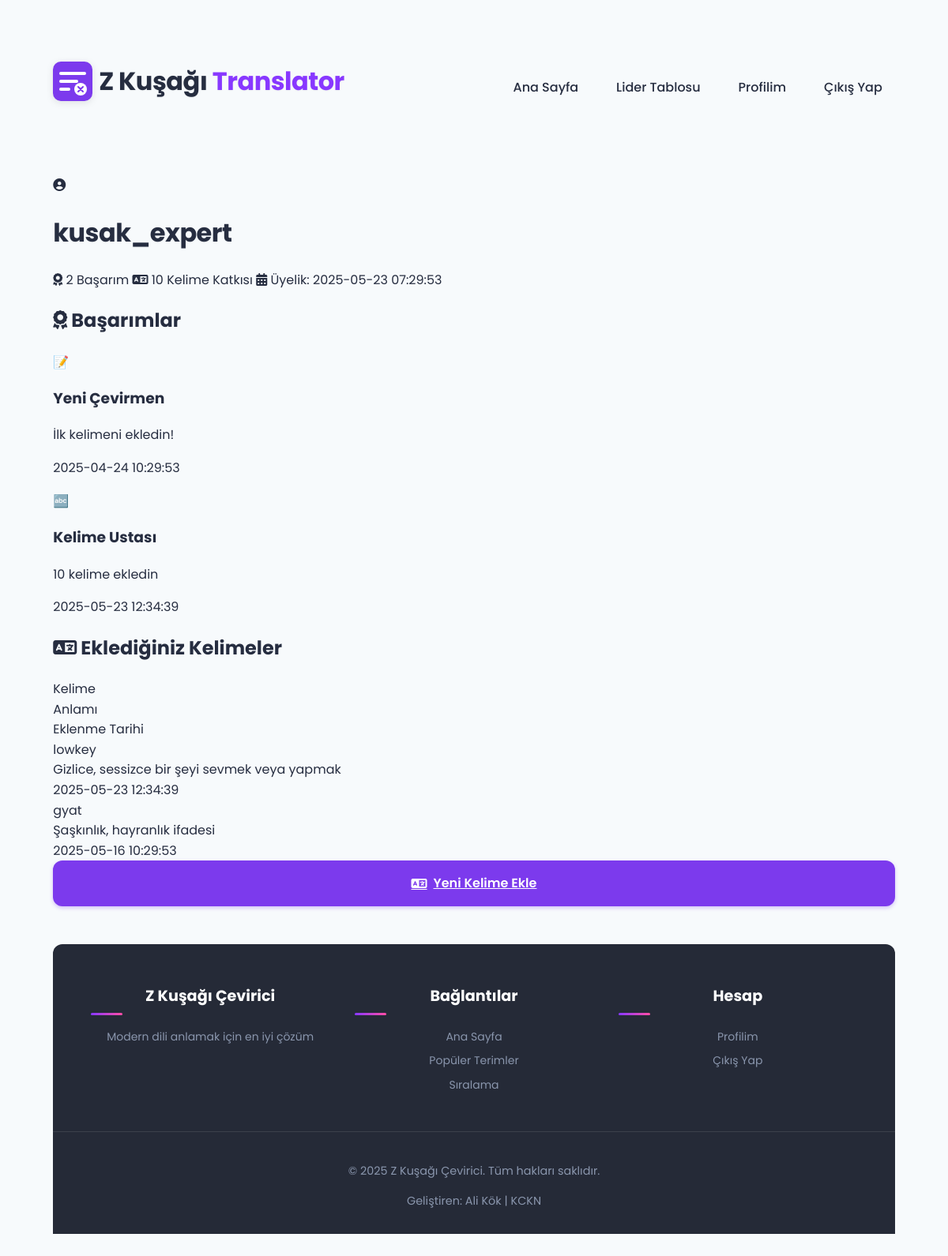
Page /profile (signed in) on the committed database.
### tables this page shows
CREATE TABLE users (
        id INTEGER PRIMARY KEY AUTOINCREMENT,
        username TEXT UNIQUE NOT NULL,
        email TEXT UNIQUE NOT NULL,
        password_hash TEXT NOT NULL,
        created_at TIMESTAMP DEFAULT CURRENT_TIMESTAMP,
        updated_at TIMESTAMP DEFAULT CURRENT_TIMESTAMP,
        contribution_count INTEGER DEFAULT 0,
        bio TEXT,
        is_admin INTEGER DEFAULT 0
    );

CREATE TABLE user_achievements (
        user_id INTEGER NOT NULL,
        achievement_id INTEGER NOT NULL,
        earned_at TIMESTAMP DEFAULT CURRENT_TIMESTAMP,
        PRIMARY KEY (user_id, achievement_id),
        FOREIGN KEY (user_id) REFERENCES users(id),
        FOREIGN KEY (achievement_id) REFERENCES achievements(id)
    );

CREATE TABLE achievements (
        id INTEGER PRIMARY KEY AUTOINCREMENT,
        name TEXT UNIQUE NOT NULL,
        description TEXT NOT NULL,
        icon TEXT NOT NULL,
        requirement_count INTEGER NOT NULL
    );

CREATE TABLE words (
        id INTEGER PRIMARY KEY AUTOINCREMENT,
        word TEXT UNIQUE NOT NULL,
        meaning TEXT NOT NULL,
        created_at TIMESTAMP DEFAULT CURRENT_TIMESTAMP,
        updated_at TIMESTAMP DEFAULT CURRENT_TIMESTAMP,
        suggested_by TEXT
    , votes_up INTEGER DEFAULT 0, votes_down INTEGER DEFAULT 0, is_approved INTEGER DEFAULT 0, approved_by INTEGER, approved_at TIMESTAMP);

### app.py (the view)
@app.route('/profile')
@login_required
def profile():
    user = get_user_by_id(session['user_id'])
    if not user:
        session.pop('user_id', None)
        return redirect(url_for('login'))
    user_achievements = get_user_achievements(user['id'])
    user_words = get_user_words(user['id'])
    return render_template('profile.html', user=user, achievements=user_achievements, words=user_words)

### app.py (called while the page is built)
def login_required(f):
    @wraps(f)
    def decorated_function(*args, **kwargs):
        if 'user_id' not in session:
            return redirect(url_for('login', next=request.url))
        return f(*args, **kwargs)
    return decorated_function

### db_config.py (called while the page is built)
def get_db_connection():
    if 'DATABASE_URL' in os.environ or 'PGDATABASE' in os.environ:
        logger.info("PostgreSQL veritabanı kullanılıyor (Railway)")
        return get_postgres_connection()
    else:
        logger.info("SQLite veritabanı kullanılıyor (Railway PostgreSQL bulunamadı)")
        return get_sqlite_connection()

### models.py (called while the page is built)
def get_user_by_id(user_id):
    conn = get_db_connection()
    cur = conn.cursor()
    cur.execute("SELECT * FROM users WHERE id = ?", (user_id,))
    result = cur.fetchone()
    conn.close()
    return dict(result) if result else None

def get_user_achievements(user_id):
    conn = get_db_connection()
    cur = conn.cursor()
    cur.execute("""
        SELECT a.id, a.name, a.description, a.icon, ua.earned_at
        FROM achievements a
        JOIN user_achievements ua ON a.id = ua.achievement_id
        WHERE ua.user_id = ?
        ORDER BY ua.earned_at
    """, (user_id,))
    results = cur.fetchall()
    conn.close()
    return [dict(result) for result in results]

def get_user_words(user_id, limit=20):
    conn = get_db_connection()
    cur = conn.cursor()
    cur.execute("""
        SELECT word, meaning, created_at
        FROM words
        WHERE suggested_by = ?
        ORDER BY created_at DESC
        LIMIT ?
    """, (user_id, limit))
    results = cur.fetchall()
    conn.close()
    return [dict(result) for result in results]

### templates/profile.html (shortened to what this page needs)
{% extends "layout.html" %}
{% block content %}
<div class="profile-container">
    <div class="profile-header">
        <div class="profile-avatar">
            <i class="fas fa-user-circle"></i>
        </div>
        <div class="profile-info">
            <h1>{{ user.username }}</h1>
            <p class="profile-stats">
                <span><i class="fas fa-award"></i> {{ achievements|length }} Başarım</span>
                <span><i class="fas fa-language"></i> {{ user.contribution_count }} Kelime Katkısı</span>
                <span><i class="fas fa-calendar-alt"></i> Üyelik: {{ user.created_at }}</span>
            </p>
        </div>
    </div>
    <div class="profile-sections">
        <section class="profile-section">
            <h2><i class="fas fa-award"></i> Başarımlar</h2>
            <div class="achievements-container">
                {% if achievements %}
                    {% for achievement in achievements %}
                    <div class="achievement-card">
                        <div class="achievement-icon">{{ achievement.icon }}</div>
                        <div class="achievement-details">
                            <h3>{{ achievement.name }}</h3>
                            <p>{{ achievement.description }}</p>
                            <p class="achievement-date">{{ achievement.earned_at }}</p>
                        </div>
                    </div>
                    {% endfor %}
                {% else %}
                    <p class="empty-state">Henüz hiç başarım kazanmadınız. Kelime ekleyerek başarımlar kazanabilirsiniz!</p>
                {% endif %}
            </div>
        </section>
        <section class="profile-section">
            <h2><i class="fas fa-language"></i> Eklediğiniz Kelimeler</h2>
            <div class="words-container">
                {% if words %}
                    <div class="words-table">
                        <div class="words-header">
                            <div class="word-cell">Kelime</div>
                            <div class="meaning-cell">Anlamı</div>
                            <div class="date-cell">Eklenme Tarihi</div>
                        </div>
                        {% for word in words %}
                        <div class="word-row">
                            <div class="word-cell">{{ word.word }}</div>
                            <div class="meaning-cell">{{ word.meaning }}</div>
                            <div class="date-cell">{{ word.created_at }}</div>
                        </div>
                        {% endfor %}
                    </div>
                {% else %}
                    <p class="empty-state">Henüz kelime eklemediniz. Ana sayfaya dönüp kelime ekleyebilirsiniz!</p>
                {% endif %}
            </div>
        </section>
    </div>
    <div class="profile-actions">
        <a href="{{ url_for('index') }}" class="secondary-btn">
            <i class="fas fa-language"></i> Yeni Kelime Ekle
        </a>
    </div>
</div>
{% endblock %}

### static/css/style.css (style rules this page uses)
:root { --primary: 264 100% 61%; --primary-light: 264 96% 85%; --primary-dark: 264 100% 50%; --secondary: 330 100% 65%; --secondary-light: 330 100% 75%; --accent: 160 84% 39%; --accent-light: 160 84% 50%; --background: 210 50% 98%; --card-bg: 0 0% 100%; --text-dark: 225 25% 20%; --text-medium: 220 15% 40%; --text-light: 220 15% 60%; --success: 142 76% 36%; --warning: 38 92% 50%; --danger: 0 84% 60%; --border: 220 13% 91%; --space-xs: 0.25rem; --space-sm: 0.5rem; --space-md: 1rem; --space-lg: 1.5rem; --space-xl: 2rem; --space-xxl: 3rem; --font-family: 'Poppins', sans-serif; --font-size-xs: 0.75rem; --font-size-sm: 0.875rem; --font-size-md: 1rem; --font-size-lg: 1.125rem; --font-size-xl: 1.25rem; --font-size-xxl: 1.5rem; --font-size-title: 2rem; --font-size-display: 2.5rem; --radius-sm: 0.25rem; --radius-md: 0.5rem; --radius-lg: 0.75rem; --radius-xl: 1rem; --radius-pill: 9999px; --shadow-sm: 0 1px 2px rgba(0, 0, 0, 0.05); --shadow-md: 0 4px 6px -1px rgba(0, 0, 0, 0.1), 0 2px 4px -1px rgba(0, 0, 0, 0.06); --shadow-lg: 0 10px 15px -3px rgba(0, 0, 0, 0.1), 0 4px 6px -2px rgba(0, 0, 0, 0.05); --shadow-xl: 0 20px 25px -5px rgba(0, 0, 0, 0.1), 0 10px 10px -5px rgba(0, 0, 0, 0.04); --shadow-glow: 0 0 15px rgba(124, 58, 237, 0.5); }
body { font-family: var(--font-family); background-color: hsl(var(--background)); background-image: radial-gradient(circle at 0% 0%, hsla(var(--primary-light), 0.1) 0%, transparent 60%), radial-gradient(circle at 100% 100%, hsla(var(--secondary-light), 0.1) 0%, transparent 60%); background-attachment: fixed; color: hsl(var(--text-dark)); line-height: 1.6; min-height: 100vh; }
h1 { font-size: var(--font-size-title); font-weight: 700; color: hsl(var(--text-dark)); text-shadow: 0 1px 2px rgba(0, 0, 0, 0.05); letter-spacing: -0.5px; }
.primary-btn, .secondary-btn { padding: var(--space-md) var(--space-lg); border: none; border-radius: var(--radius-lg); font-family: var(--font-family); font-weight: 600; font-size: var(--font-size-md); cursor: pointer; display: flex; align-items: center; justify-content: center; gap: var(--space-sm); transition: all 0.3s ease; position: relative; overflow: hidden; z-index: 1; }
.primary-btn::before, .secondary-btn::before { content: ''; position: absolute; top: 0; left: -100%; width: 100%; height: 100%; background: linear-gradient(90deg, rgba(255,255,255,0) 0%, rgba(255,255,255,0.2) 50%, rgba(255,255,255,0) 100% ); transition: all 0.6s ease; z-index: -1; }
.secondary-btn { background-color: hsl(var(--secondary)); color: white; box-shadow: var(--shadow-md); }

### static/css/forms.css (style rules this page uses)
.secondary-btn, .form-actions .secondary-btn { background-color: #7C3AED; color: white; box-shadow: 0 2px 5px rgba(124, 58, 237, 0.3); }

### rows in the picture
users: username "kusak_expert", contribution_count "10", created_at "2025-05-23 07:29:53"
user_achievements: icon "📝", name "Yeni Çevirmen", description "İlk kelimeni ekledin!", earned_at "2025-04-24 10:29:53"
user_achievements: icon "🔤", name "Kelime Ustası", description "10 kelime ekledin", earned_at "2025-05-23 12:34:39"
words: word "lowkey", meaning "Gizlice, sessizce bir şeyi sevmek veya yapmak", created_at "2025-05-23 12:34:39"
words: word "gyat", meaning "Şaşkınlık, hayranlık ifadesi", created_at "2025-05-16 10:29:53"

### other values in the picture
{{ achievements|length }} "2"
